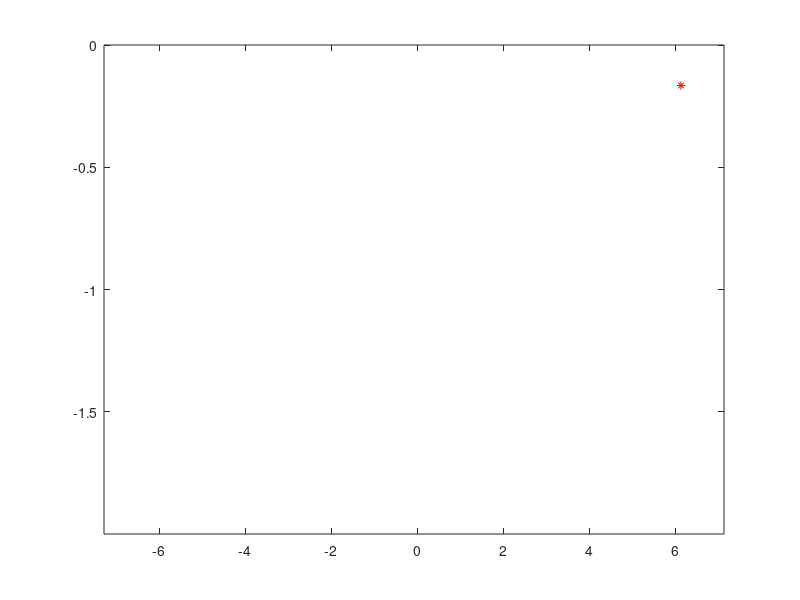

Recreate this plot in MATLAB.
x=-2*pi:1/5:2*pi;
y=sin(x);
n=length(x);
for i=1:n
    plot(x(i),y(i),'r*')
    axis([min(x)-1 max(x)+1 min(y)-1 min(y)+1])
    m(i)=getframe;
end
movie(m)